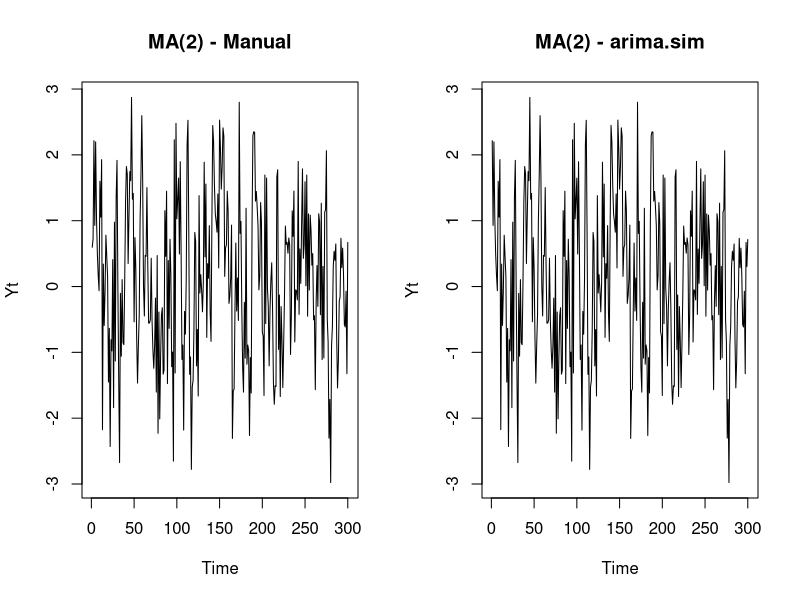
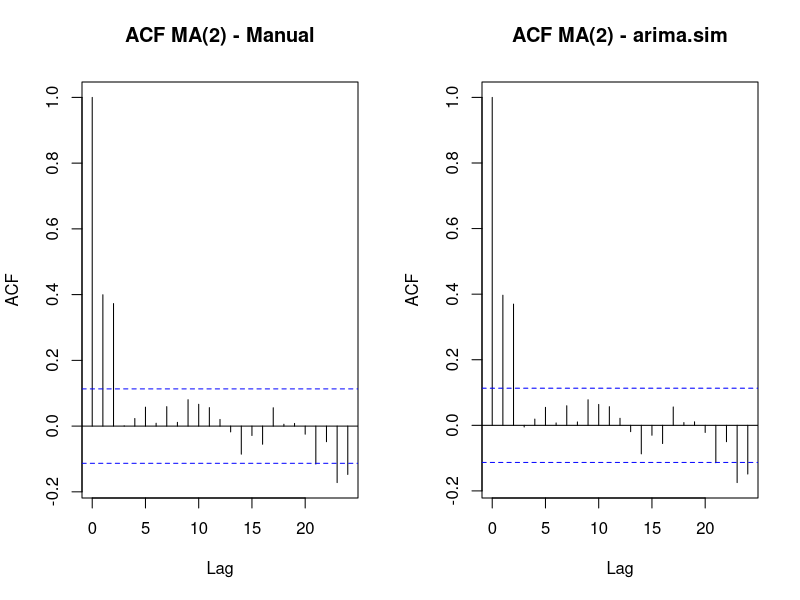
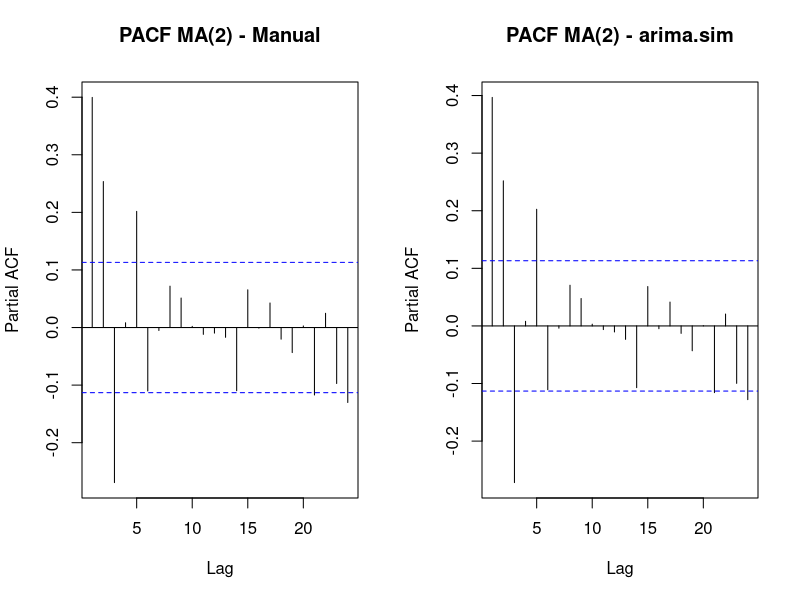
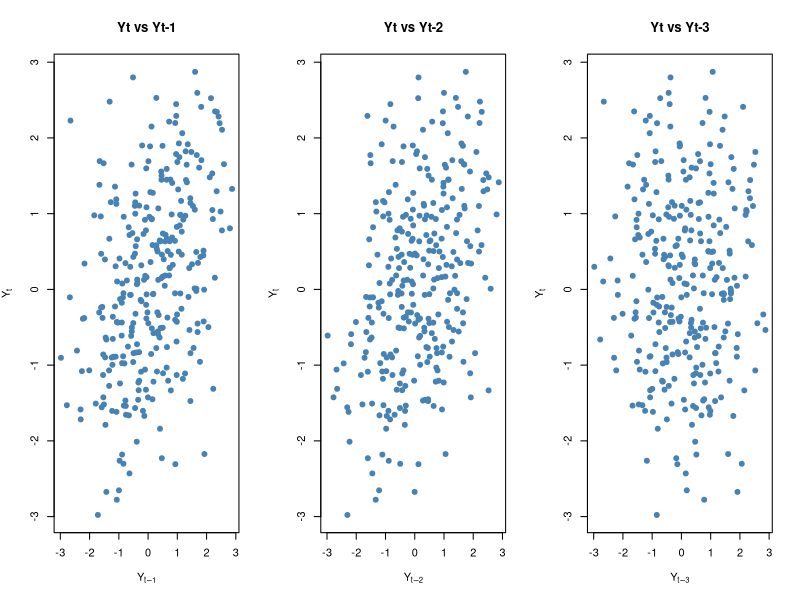
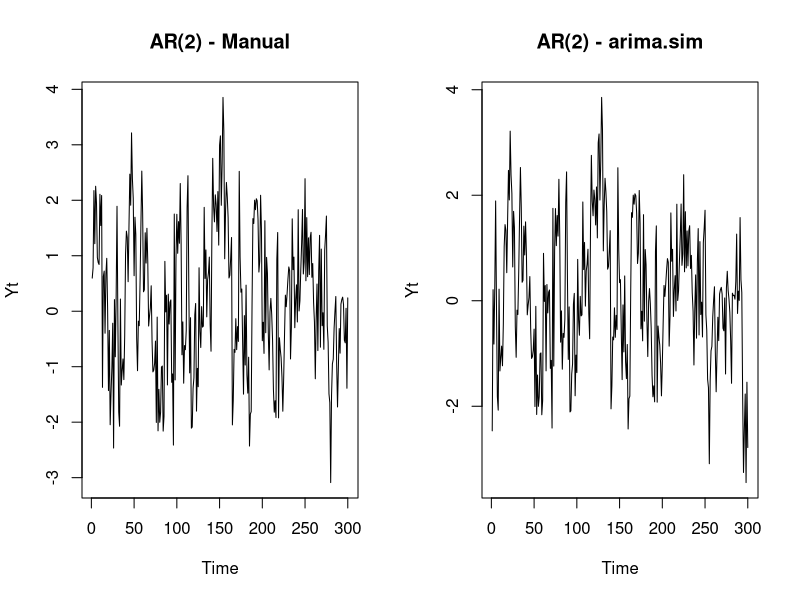
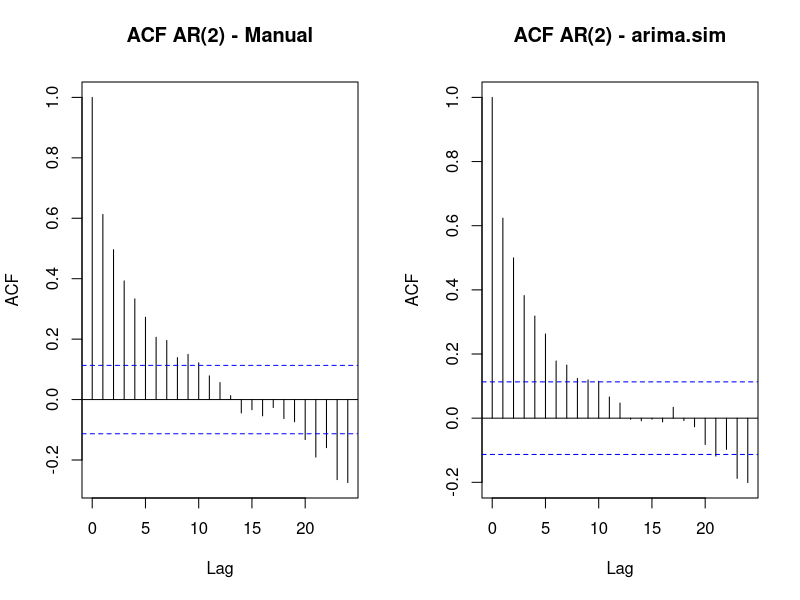
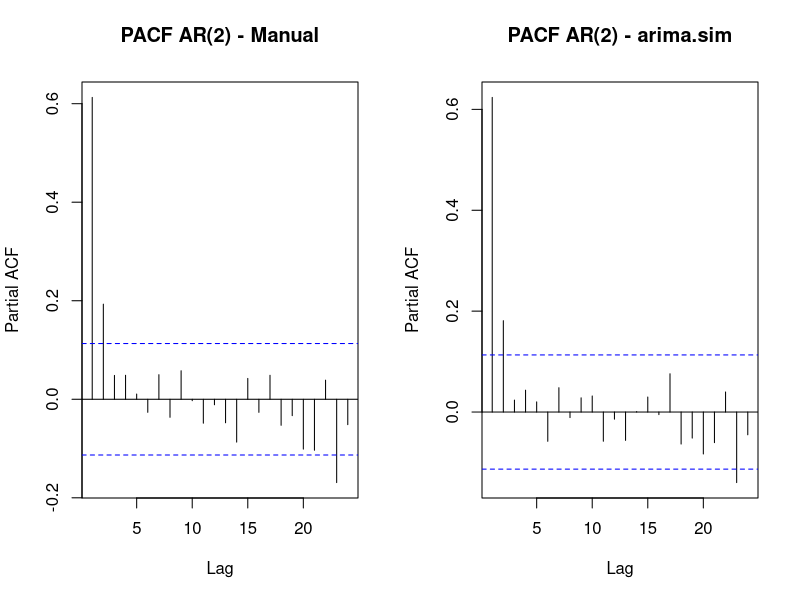
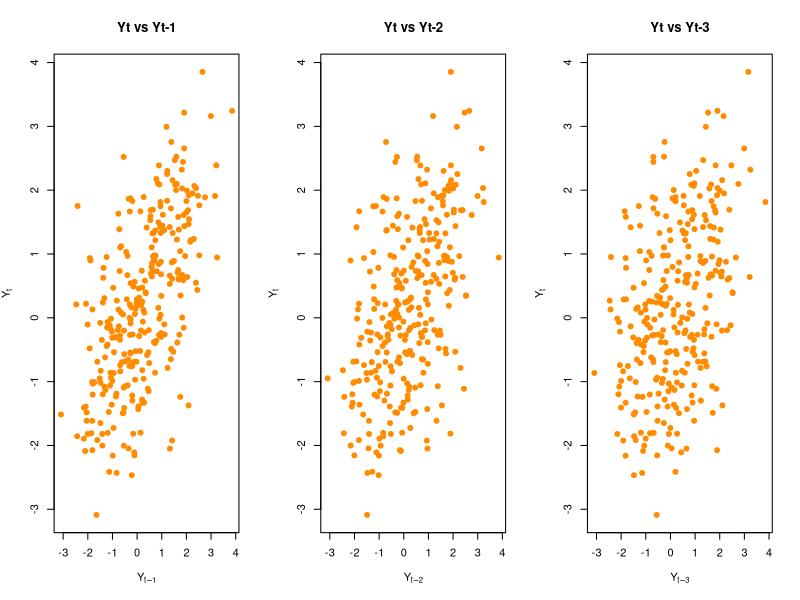

Generate these figures, in order, with R:
## ---- chunk 1
knitr::opts_chunk$set(echo = TRUE, message = FALSE, warning = FALSE, fig.align = "center")
n <- 300
## ---- chunk 2
eacf <- function (z, ar.max = 7, ma.max = 13, plot_table = TRUE) {
  lag1 <- function(z, lag = 1) { c(rep(NA, lag), z[1:(length(z) - lag)]) }
  reupm <- function(m1, nrow, ncol) {
    k <- ncol - 1
    m2 <- NULL
    for (i in 1:k) {
      i1 <- i + 1
      work <- lag1(m1[, i])
      work[1] <- -1
      temp <- m1[, i1] - work * m1[i1, i1] / m1[i, i]
      temp[i1] <- 0
      m2 <- cbind(m2, temp)
    }
    m2
  }
  ceascf <- function(m, cov1, nar, ncol, count, ncov, z, zm) {
    result <- 0 * seq(1, nar + 1)
    result[1] <- cov1[ncov + count]
    for (i in 1:nar) {
      temp <- cbind(z[-(1:i)], zm[-(1:i), 1:i]) %*% c(1, -m[1:i, i])
      result[i + 1] <- acf(temp, plot = FALSE, lag.max = count, drop.lag.0 = FALSE)$acf[count + 1]
    }
    result
  }
  ar.max <- ar.max + 1
  ma.max <- ma.max + 1
  nar <- ar.max - 1
  nma <- ma.max
  ncov <- nar + nma + 2
  nrow <- nar + nma + 1
  ncol <- nrow - 1
  z <- z - mean(z)
  zm <- NULL
  for (i in 1:nar) zm <- cbind(zm, lag1(z, lag = i))
  cov1 <- acf(z, lag.max = ncov, plot = FALSE, drop.lag.0 = FALSE)$acf
  cov1 <- c(rev(cov1[-1]), cov1)
  ncov <- ncov + 1
  m1 <- matrix(0, ncol = ncol, nrow = nrow)
  for (i in 1:ncol) m1[1:i, i] <- ar.ols(z, order.max = i, aic = FALSE, demean = FALSE, intercept = FALSE)$ar
  eacfm <- NULL
  for (i in 1:nma) {
    m2 <- reupm(m1 = m1, nrow = nrow, ncol = ncol)
    ncol <- ncol - 1
    eacfm <- cbind(eacfm, ceascf(m2, cov1, nar, ncol, i, ncov, z, zm))
    m1 <- m2
  }
  work <- 1:(nar + 1)
  work <- length(z) - work + 1
  symbol <- NULL
  for (i in 1:nma) {
    work <- work - 1
    symbol <- cbind(symbol, ifelse(abs(eacfm[, i]) > 2 / work^.5, 'x', 'o'))
  }
  rownames(symbol) <- 0:(ar.max - 1)
  colnames(symbol) <- 0:(ma.max - 1)
  if (plot_table) {
    cat('AR/MA\n')
    print(symbol, quote = FALSE)
  }
  invisible(list(eacf = eacfm, ar.max = ar.max, ma.max = ma.max, symbol = symbol))
}

# Fungsi bantu: autokorelasi empiris pada lag k = 1,2,3
empirical_acf <- function(y, klags = 1:3) {
  sapply(klags, function(k) cor(y[-(1:k)], y[1:(length(y) - k)]))
}
## ---- chunk 3
theta1 <- 0.4
theta2 <- 0.6

set.seed(128)
wn <- rnorm(n)
ma2 <- numeric(n)
ma2[1] <- wn[1]
ma2[2] <- wn[2] + theta1 * wn[1]
for (i in 3:n) {
  ma2[i] <- wn[i] + theta1 * wn[i - 1] + theta2 * wn[i - 2]
}
head(ma2)
## ---- chunk 4
set.seed(128)
ma2.sim <- arima.sim(list(order = c(0, 0, 2), ma = c(theta1, theta2)), n = n)
head(ma2.sim)
## ---- chunk 5
par(mfrow = c(1, 2))
ts.plot(ma2, main = "MA(2) - Manual", ylab = "Yt")
ts.plot(ma2.sim, main = "MA(2) - arima.sim", ylab = "Yt")
par(mfrow = c(1, 1))
## ---- chunk 6
par(mfrow = c(1, 2))
acf(ma2, main = "ACF MA(2) - Manual")
acf(ma2.sim, main = "ACF MA(2) - arima.sim")
par(mfrow = c(1, 1))
## ---- chunk 7
par(mfrow = c(1, 2))
pacf(ma2, main = "PACF MA(2) - Manual")
pacf(ma2.sim, main = "PACF MA(2) - arima.sim")
par(mfrow = c(1, 1))
## ---- chunk 8
cat("EACF - Data Manual\n")
eacf(ma2, ar.max = 5, ma.max = 8)

cat("\nEACF - Data arima.sim\n")
eacf(ma2.sim, ar.max = 5, ma.max = 8)
## ---- chunk 9
par(mfrow = c(1, 3))
for (k in 1:3) {
  yt  <- ma2[-(1:k)]
  ytk <- ma2[1:(n - k)]
  plot(ytk, yt, xlab = bquote(Y[t - .(k)]), ylab = expression(Y[t]),
       main = paste0("Yt vs Yt-", k), pch = 19, col = "steelblue")
}
par(mfrow = c(1, 1))
## ---- chunk 10
emp_manual <- empirical_acf(ma2)
emp_sim    <- empirical_acf(ma2.sim)
theo_ma2   <- ARMAacf(ma = c(theta1, theta2), lag.max = 3)[2:4]

tabel_ma2 <- data.frame(
  Lag = 1:3,
  Empiris_Manual = round(emp_manual, 4),
  Empiris_arimasim = round(emp_sim, 4),
  Teoritis = round(theo_ma2, 4)
)
knitr::kable(tabel_ma2)
## ---- chunk 11
phi1 <- 0.5
phi2 <- 0.2

set.seed(128)
wn2 <- rnorm(n)
ar2 <- numeric(n)
ar2[1] <- wn2[1]
ar2[2] <- phi1 * ar2[1] + wn2[2]
for (i in 3:n) {
  ar2[i] <- phi1 * ar2[i - 1] + phi2 * ar2[i - 2] + wn2[i]
}
head(ar2)
## ---- chunk 12
set.seed(128)
ar2.sim <- arima.sim(list(order = c(2, 0, 0), ar = c(phi1, phi2)), n = n)
head(ar2.sim)
## ---- chunk 13
par(mfrow = c(1, 2))
ts.plot(ar2, main = "AR(2) - Manual", ylab = "Yt")
ts.plot(ar2.sim, main = "AR(2) - arima.sim", ylab = "Yt")
par(mfrow = c(1, 1))
## ---- chunk 14
par(mfrow = c(1, 2))
acf(ar2, main = "ACF AR(2) - Manual")
acf(ar2.sim, main = "ACF AR(2) - arima.sim")
par(mfrow = c(1, 1))
## ---- chunk 15
par(mfrow = c(1, 2))
pacf(ar2, main = "PACF AR(2) - Manual")
pacf(ar2.sim, main = "PACF AR(2) - arima.sim")
par(mfrow = c(1, 1))
## ---- chunk 16
cat("EACF - Data Manual\n")
eacf(ar2, ar.max = 5, ma.max = 8)

cat("\nEACF - Data arima.sim\n")
eacf(ar2.sim, ar.max = 5, ma.max = 8)
## ---- chunk 17
par(mfrow = c(1, 3))
for (k in 1:3) {
  yt  <- ar2[-(1:k)]
  ytk <- ar2[1:(n - k)]
  plot(ytk, yt, xlab = bquote(Y[t - .(k)]), ylab = expression(Y[t]),
       main = paste0("Yt vs Yt-", k), pch = 19, col = "darkorange")
}
par(mfrow = c(1, 1))
## ---- chunk 18
emp_manual_ar <- empirical_acf(ar2)
emp_sim_ar    <- empirical_acf(ar2.sim)
theo_ar2      <- ARMAacf(ar = c(phi1, phi2), lag.max = 3)[2:4]

tabel_ar2 <- data.frame(
  Lag = 1:3,
  Empiris_Manual = round(emp_manual_ar, 4),
  Empiris_arimasim = round(emp_sim_ar, 4),
  Teoritis = round(theo_ar2, 4)
)
knitr::kable(tabel_ar2)
## ---- chunk 19
set.seed(128)
wn3 <- rnorm(n)
arma22 <- numeric(n)
arma22[1] <- wn3[1]
arma22[2] <- phi1 * arma22[1] + wn3[2] + theta1 * wn3[1]
for (i in 3:n) {
  arma22[i] <- phi1 * arma22[i - 1] + phi2 * arma22[i - 2] +
    wn3[i] + theta1 * wn3[i - 1] + theta2 * wn3[i - 2]
}
head(arma22)
## ---- chunk 20
set.seed(128)
arma22.sim <- arima.sim(list(order = c(2, 0, 2), ar = c(phi1, phi2), ma = c(theta1, theta2)), n = n)
head(arma22.sim)
## ---- chunk 21
par(mfrow = c(1, 2))
ts.plot(arma22, main = "ARMA(2,2) - Manual", ylab = "Yt")
ts.plot(arma22.sim, main = "ARMA(2,2) - arima.sim", ylab = "Yt")
par(mfrow = c(1, 1))
## ---- chunk 22
par(mfrow = c(1, 2))
acf(arma22, main = "ACF ARMA(2,2) - Manual")
acf(arma22.sim, main = "ACF ARMA(2,2) - arima.sim")
par(mfrow = c(1, 1))
## ---- chunk 23
par(mfrow = c(1, 2))
pacf(arma22, main = "PACF ARMA(2,2) - Manual")
pacf(arma22.sim, main = "PACF ARMA(2,2) - arima.sim")
par(mfrow = c(1, 1))
## ---- chunk 24
cat("EACF - Data Manual\n")
eacf(arma22, ar.max = 5, ma.max = 8)

cat("\nEACF - Data arima.sim\n")
eacf(arma22.sim, ar.max = 5, ma.max = 8)
## ---- chunk 25
par(mfrow = c(1, 3))
for (k in 1:3) {
  yt  <- arma22[-(1:k)]
  ytk <- arma22[1:(n - k)]
  plot(ytk, yt, xlab = bquote(Y[t - .(k)]), ylab = expression(Y[t]),
       main = paste0("Yt vs Yt-", k), pch = 19, col = "forestgreen")
}
par(mfrow = c(1, 1))
## ---- chunk 26
emp_manual_arma <- empirical_acf(arma22)
emp_sim_arma    <- empirical_acf(arma22.sim)
theo_arma22     <- ARMAacf(ar = c(phi1, phi2), ma = c(theta1, theta2), lag.max = 3)[2:4]

tabel_arma22 <- data.frame(
  Lag = 1:3,
  Empiris_Manual = round(emp_manual_arma, 4),
  Empiris_arimasim = round(emp_sim_arma, 4),
  Teoritis = round(theo_arma22, 4)
)
knitr::kable(tabel_arma22)
